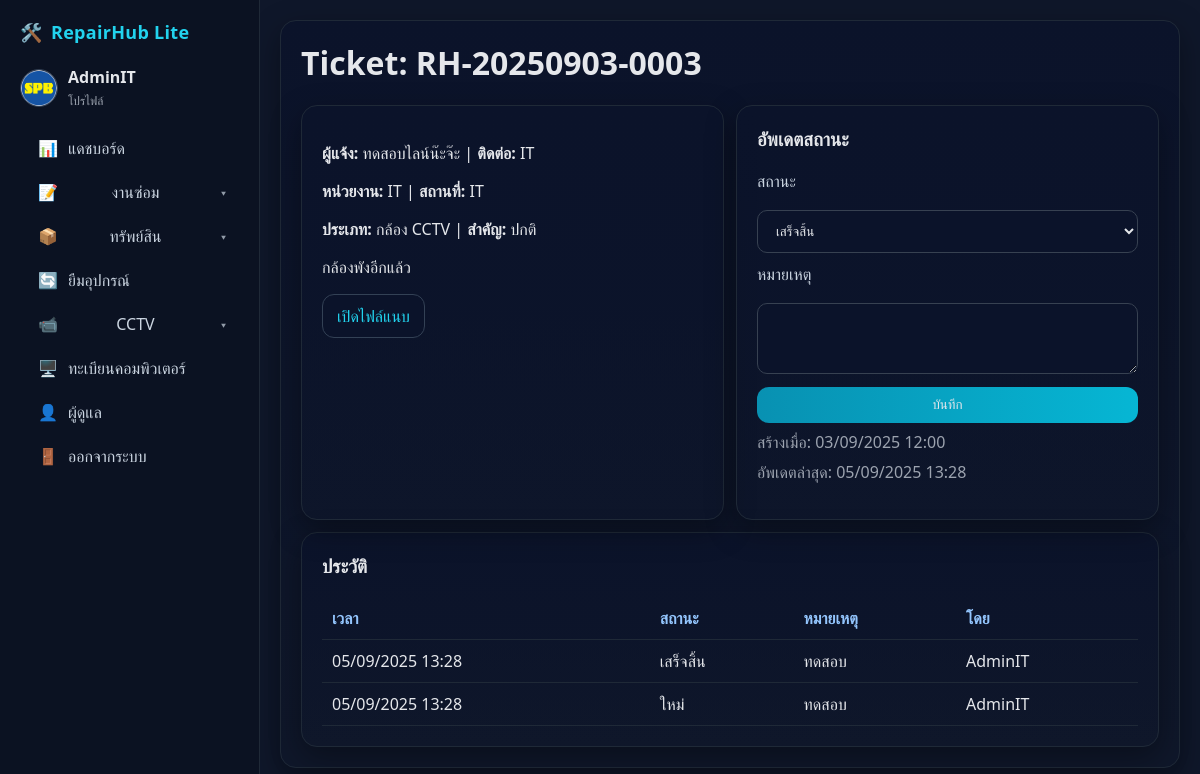
The page /admin/request_view.php?id=28 (signed in) on the database its author committed.
### tables this page shows
CREATE TABLE requests (
        id INTEGER PRIMARY KEY AUTOINCREMENT,
        ticket_no TEXT UNIQUE NOT NULL,
        name TEXT,
        contact TEXT,
        department TEXT,
        location TEXT,
        category TEXT,
        priority TEXT,
        description TEXT,
        attachment TEXT,
        status TEXT DEFAULT "ใหม่",
        created_at TEXT NOT NULL,
        updated_at TEXT NOT NULL
    );

CREATE TABLE request_updates (
        id INTEGER PRIMARY KEY AUTOINCREMENT,
        request_id INTEGER NOT NULL,
        status TEXT,
        note TEXT,
        updated_by INTEGER,
        created_at TEXT NOT NULL,
        FOREIGN KEY (request_id) REFERENCES requests(id) ON DELETE CASCADE,
        FOREIGN KEY (updated_by) REFERENCES admins(id) ON DELETE SET NULL
    );

### inc/functions.php (called while the page is built, shortened)
<?php
require_once __DIR__ . '/config.php';
if (!function_exists('h')) {
  function h($str) { return htmlspecialchars($str ?? '', ENT_QUOTES, 'UTF-8'); }
}
    ob_start(); ?>

### inc/auth.php (called while the page is built, shortened)
<?php
function current_admin() {
    if (!empty($_SESSION['admin_id'])) {
        $pdo = db();
        $stmt = $pdo->prepare('SELECT * FROM admins WHERE id = ?');
        $stmt->execute([$_SESSION['admin_id']]);
        return $stmt->fetch(PDO::FETCH_ASSOC);
    }
    return null;
}
?>

### inc/config.php (called while the page is built, shortened)
<?php
$TICKET_STATUSES = ['ใหม่', 'กำลังดำเนินการ', 'รออะไหล่', 'เสร็จสิ้น', 'ยกเลิก'];

### admin/request_view.php (the view, shortened to what this page needs)
<?php require_once __DIR__ . '/header.php'; require_once __DIR__ . '/../inc/functions.php'; global $TICKET_STATUSES;
$pdo = db();
$id = (int)($_GET['id'] ?? 0);
$stmt = $pdo->prepare('SELECT * FROM requests WHERE id = ?');
$stmt->execute([$id]);
$r = $stmt->fetch(PDO::FETCH_ASSOC);
$updates = $pdo->prepare('SELECT ru.*, a.display_name FROM request_updates ru LEFT JOIN admins a ON a.id = ru.updated_by WHERE request_id = ? ORDER BY ru.id DESC');
$updates->execute([$id]);
$us = $updates->fetchAll(PDO::FETCH_ASSOC);
?>
<div class="card">
  <h1 style="margin-top:0">Ticket: <?= h($r['ticket_no']) ?></h1>
  <div class="row">
    <div class="card">
      <p><b>ผู้แจ้ง:</b> <?= h($r['name']) ?> | <b>ติดต่อ:</b> <?= h($r['contact']) ?></p>
      <p><b>หน่วยงาน:</b> <?= h($r['department']) ?> | <b>สถานที่:</b> <?= h($r['location']) ?></p>
      <p><b>ประเภท:</b> <?= h($r['category']) ?> | <b>สำคัญ:</b> <?= h($r['priority']) ?></p>
      <p style="white-space:pre-line"><?= h($r['description']) ?></p>
      <?php if($r['attachment']): ?>
        <p><a class="btn" href="../uploads/<?= h($r['attachment']) ?>" target="_blank">เปิดไฟล์แนบ</a></p>
      <?php endif; ?>
    </div>
    <div class="card">
      <form method="post" action="request_update.php">
        <h3 style="margin-top:0">อัพเดตสถานะ</h3>
        <label>สถานะ</label>
        <select name="status">
          <?php foreach($TICKET_STATUSES as $s): ?>
            <option <?= $r['status']===$s?'selected':'' ?>><?= h($s) ?></option>
          <?php endforeach; ?>
        </select>
        <label>หมายเหตุ</label>
        <textarea class="auto" name="note" rows="3"></textarea>
        <button class="btn btn-primary" type="submit" style="margin-top:8px">บันทึก</button>
      </form>
      <p style="color:#9ca3af;margin-top:8px">สร้างเมื่อ: <?= h(date('d/m/Y H:i', strtotime($r['created_at']))) ?></p>
      <p style="color:#9ca3af;margin-top:-8px">อัพเดตล่าสุด: <?= h(date('d/m/Y H:i', strtotime($r['updated_at']))) ?></p>
    </div>
  </div>
  <div class="card" style="margin-top:12px">
    <h3 style="margin-top:0">ประวัติ</h3>
    <?php if(!$us): ?><p>ยังไม่มีประวัติ</p><?php else: ?>
      <table class="table">
        <tr><th>เวลา</th><th>สถานะ</th><th>หมายเหตุ</th><th>โดย</th></tr>
        <?php foreach($us as $u): ?>
          <tr>
            <td><?= h(date('d/m/Y H:i', strtotime($u['created_at']))) ?></td>
            <td><?= h($u['status']) ?></td>
            <td><?= nl2br(h($u['note'])) ?></td>
            <td><?= h($u['display_name'] ?? 'ระบบ') ?></td>
          </tr>
        <?php endforeach; ?>
      </table>
    <?php endif; ?>
  </div>
</div>
<?php require_once __DIR__ . '/footer.php'; ?>

### admin/header.php (shortened to what this page needs)
<?php
require_once __DIR__ . '/../inc/auth.php';
require_once __DIR__ . '/../inc/functions.php';
$me = current_admin();
$SCRIPT_DIR = rtrim(str_replace('\\','/', dirname($_SERVER['SCRIPT_NAME'])), '/');
$APP_ROOT   = preg_replace('#/admin(?:/.*)?$#', '', $SCRIPT_DIR);
$curFile  = basename(parse_url($_SERVER['REQUEST_URI'], PHP_URL_PATH));
$reqUri   = str_replace('\\','/', $_SERVER['REQUEST_URI']);
$isCctv   = (strpos($reqUri, '/admin/cctv_bundle/cctv_checklist_') !== false);
$isInv    = ($curFile === 'inventory.php');
?>
<!doctype html>
<html lang="th">
<head>
  <link rel="stylesheet" href="<?= htmlspecialchars($APP_ROOT) ?>/assets/css/style.css">
</head>
<body>
<div class="grid">
  <aside class="sidebar" id="sidebar">
     <a href="../index.php">
    <div style="display:flex;align-items:center;justify-content:space-between;gap:8px;margin-bottom:10px;">
      <div class="logo" style="display:flex;align-items:center;gap:8px;">
        <span class="ico">🛠️ </span>
        <span class="collapse-hide" style="font-weight:700;letter-spacing:.3px"><?= h(APP_NAME) ?></span>
      </div>
    </div>
    </a>
    <div class="userbox" style="display:flex;gap:10px;align-items:center;margin:8px 0 16px">
      <img
        src="<?= h($me['profile_pic'] ? $APP_ROOT.'/uploads/'.$me['profile_pic'] : 'https://api.dicebear.com/9.x/identicon/svg?seed='.urlencode($me['username'])) ?>"
        alt="avatar"
        style="width:38px;height:38px;border-radius:50%;border:1px solid #334155;background:#0b132a">
      <div class="name collapse-hide">
        <div style="font-weight:600"><?= h($me['display_name'] ?: $me['username']) ?></div>
        <a href="profile.php" style="font-size:12px;color:#9ca3af">โปรไฟล์</a>
      </div>
    </div>
    <nav class="menu">
      <a href="dashboard.php" class="<?= $curFile==='dashboard.php'?'active':'' ?>" title="แดชบอร์ด">
        <span class="ico">📊</span><span class="lbl collapse-hide">แดชบอร์ด</span>
      </a>
      <div class="menu-item has-sub <?= $curFile==='requests.php'?'active':'' ?>">
        <a href="requests.php" title="งานซ่อม">
          <span class="ico">📝</span><span class="lbl collapse-hide">งานซ่อม</span>
        </a>
      </div>
      <div class="menu-item has-sub <?= $isInv?'active':'' ?>">
        <a href="inventory.php" title="ทรัพย์สิน">
          <span class="ico">📦</span><span class="lbl collapse-hide">ทรัพย์สิน</span>
        </a>
      </div>
      <a href="loans.php" class="<?= $curFile==='loans.php'?'active':'' ?>" title="ยืมอุปกรณ์">
        <span class="ico">🔄</span><span class="lbl collapse-hide">ยืมอุปกรณ์</span>
      </a>
      <div class="menu-item has-sub <?= $isCctv?'active':'' ?>">
        <a href="cctv_bundle/cctv_index.php" title="CCTV-CheckList">
          <span class="ico">📹</span><span class="lbl collapse-hide">CCTV</span>
        </a>
      </div>
      <a href="computers.php" class="<?= $curFile==='computers.php'?'active':'' ?>" title="ทะเบียนคอมพิวเตอร์">
        <span class="ico">🖥️</span><span class="lbl collapse-hide">ทะเบียนคอมพิวเตอร์</span>
      </a>
      <a href="users.php" class="<?= $curFile==='users.php'?'active':'' ?>" title="ผู้ดูแล">
        <span class="ico">👤</span><span class="lbl collapse-hide">ผู้ดูแล</span>
      </a>
      <a href="logout.php" title="ออกจากระบบ">
        <span class="ico">🚪</span><span class="lbl collapse-hide">ออกจากระบบ</span>
      </a>
    </nav>
  </aside>
  <main style="padding:20px">

### assets/css/style.css (style rules this page uses)
:root { --bg:#0f172a; --bg2:#111827; --card:#111827; --accent:#22d3ee; --text:#e5e7eb; --muted:#9ca3af; --good:#10b981; --warn:#f59e0b; --bad:#ef4444; }
* { box-sizing:border-box }
html,body { margin:0;padding:0;background:var(--bg);color:var(--text);font-family:system-ui,-apple-system,Segoe UI,Roboto,Inter,Arial,sans-serif }
a { color:var(--accent);text-decoration:none }
.card { background:linear-gradient(180deg,#0b132a, #0b132a00);border:1px solid #1f2937;border-radius:16px;padding:20px;box-shadow:0 10px 30px rgba(0,0,0,.35) }
input,select,textarea,button { width:100%;padding:12px 14px;margin-top:12px;border-radius:10px;border:1px solid #374151;background:#0b132a;color:var(--text) }
label { display:block;margin:10px 0 6px;color:#cbd5e1 }
.row { display:grid;grid-template-columns:1fr 1fr;gap:12px }
.btn { display:inline-flex;gap:8px;align-items:center;justify-content:center;border:1px solid #334155;background:#0b132a;padding:10px 14px;border-radius:12px;cursor:pointer;transition:transform .12s ease, background .2s }
.btn-primary { background:linear-gradient(90deg,#0891b2,#06b6d4);border:none }
.sidebar { position:sticky;top:0;height:100vh;padding:20px;border-right:1px solid #1f2937;background:#0b1222 }
.sidebar .logo { font-size:18px;font-weight:700;letter-spacing:.5px;margin-bottom:12px }
.menu a { display:flex;align-items:center;gap:10px;padding:10px 12px;border-radius:12px;color:#cbd5e1;border:1px solid transparent; margin-left: 5px; }
.table { width:100%;border-collapse:collapse }
.table th,.table td { border-bottom:1px solid #1f2937;padding:10px;text-align:left }
.table th { color:#93c5fd }
:root { --sidebar-collapsed:64px; --sidebar-expanded:260px; }
.grid { display:grid; grid-template-columns: var(--sidebar-collapsed) 1fr; transition: grid-template-columns .22s ease; }
.sidebar { position:sticky; top:0; height:100vh; padding:20px; border-right:1px solid #1f2937; background:#0b1222; width: var(--sidebar-collapsed); transition: width .22s ease, padding .22s ease; overflow: visible; }
.menu .menu-item { position: relative; }
.menu .has-sub > a { display:flex; align-items:center; justify-content:space-between; gap:10px; }
.menu .has-sub > a::after { content:"▾"; font-size:12px; opacity:.7; margin-left:8px; transition: transform .15s ease; }
.grid { grid-template-columns: var(--sidebar-collapsed) 1fr !important; transition: grid-template-columns .22s ease; }
.sidebar { width: var(--sidebar-collapsed) !important; transition: width .22s ease, padding .22s ease; overflow: visible !important; }
.collapse-hide { transition: opacity .15s ease, width .15s ease, margin .15s ease; }

### rows shown on the page
requests: ticket_no "RH-20250903-0003", name "ทดสอบไลน์น๊ะจ๊ะ", contact "IT", department "IT", location "IT", category "กล้อง CCTV", priority "ปกติ", description "กล้องพังอีกแล้ว", created_at "03/09/2025 12:00", updated_at "05/09/2025 13:28"
request_updates: created_at "05/09/2025 13:28", status "เสร็จสิ้น", note "ทดสอบ", updated_by.display_name "AdminIT"
request_updates: created_at "05/09/2025 13:28", status "ใหม่", note "ทดสอบ", updated_by.display_name "AdminIT"

### other values the page prints
APP_NAME "RepairHub Lite"
$me['display_name'] ?: $me['username'] "AdminIT"
form field status "เสร็จสิ้น"
